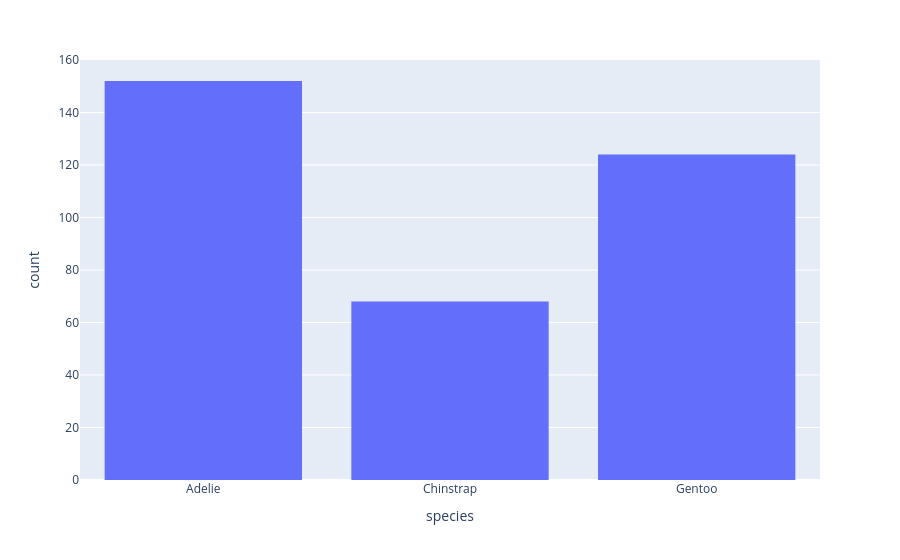

This figure's notebook cell:
### Markdown cell above
### Análisis univariado

`px.histogram` sobre una columna de texto no corta ningún rango: cuenta
cuántas filas hay en cada categoría, así que sirve igual para ver el reparto
de `species`.

### Code cell
fig_especies = px.histogram(df, x="species")
fig_especies.show()

### Figure 1 — Plotly figure (JSON) as saved in the notebook; plotly's stock layout.template omitted (floating-point values rounded to 4 significant figures; data arrays with more than 128 entries replaced by an {"elided": "..."} marker saying what was removed)
{"data": [{"bingroup": "x", "hovertemplate": "species=%{x}<br>count=%{y}<extra></extra>", "legendgroup": "", "marker": {"color": "#636efa", "pattern": {"shape": ""}}, "name": "", "orientation": "v", "showlegend": false, "type": "histogram", "x": {"elided": "344 str values"}, "xaxis": "x", "yaxis": "y"}], "layout": {"barmode": "relative", "legend": {"tracegroupgap": 0}, "margin": {"t": 60}, "xaxis": {"anchor": "y", "domain": [0, 1], "title": {"text": "species"}}, "yaxis": {"anchor": "x", "domain": [0, 1], "title": {"text": "count"}}}}
